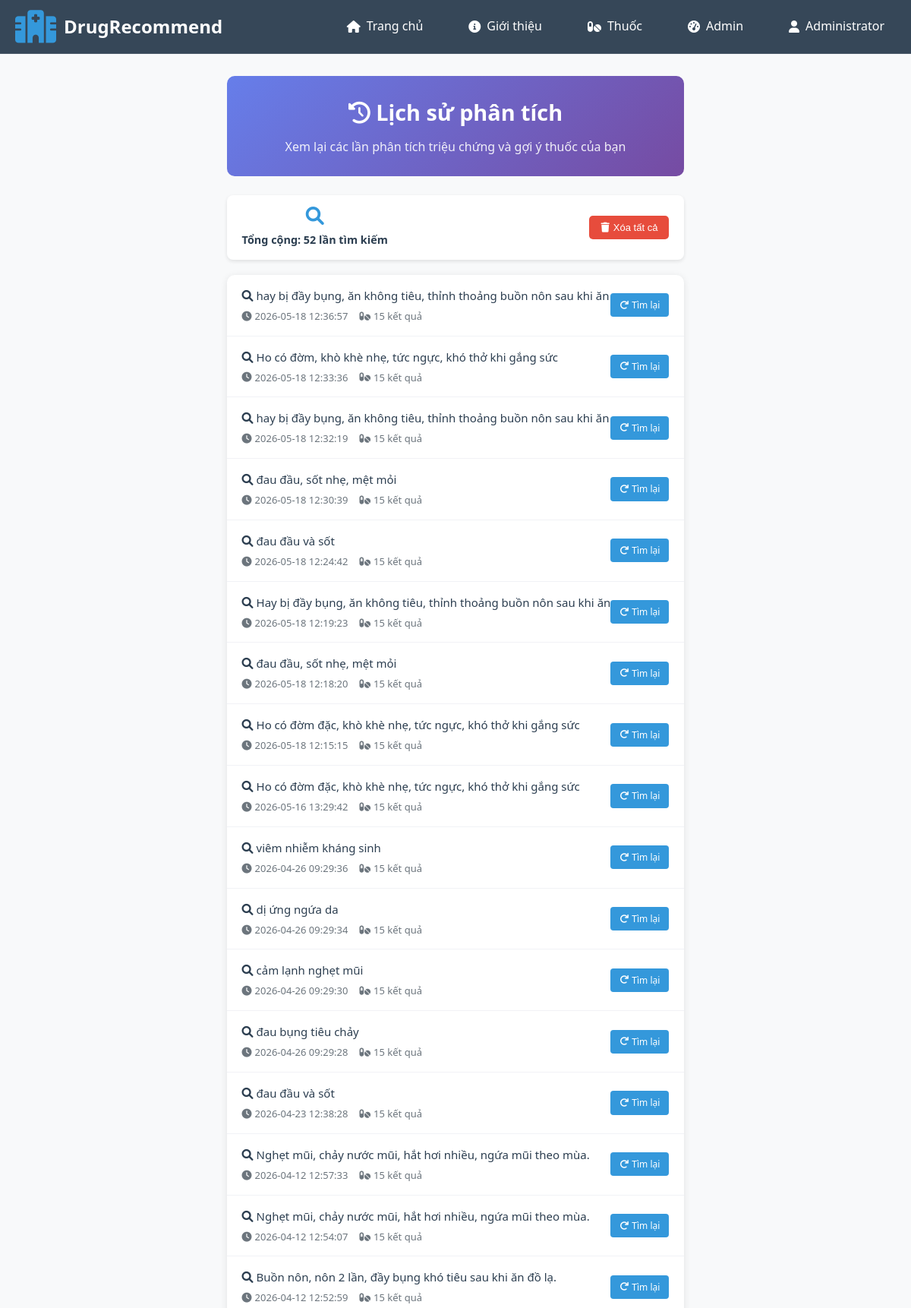
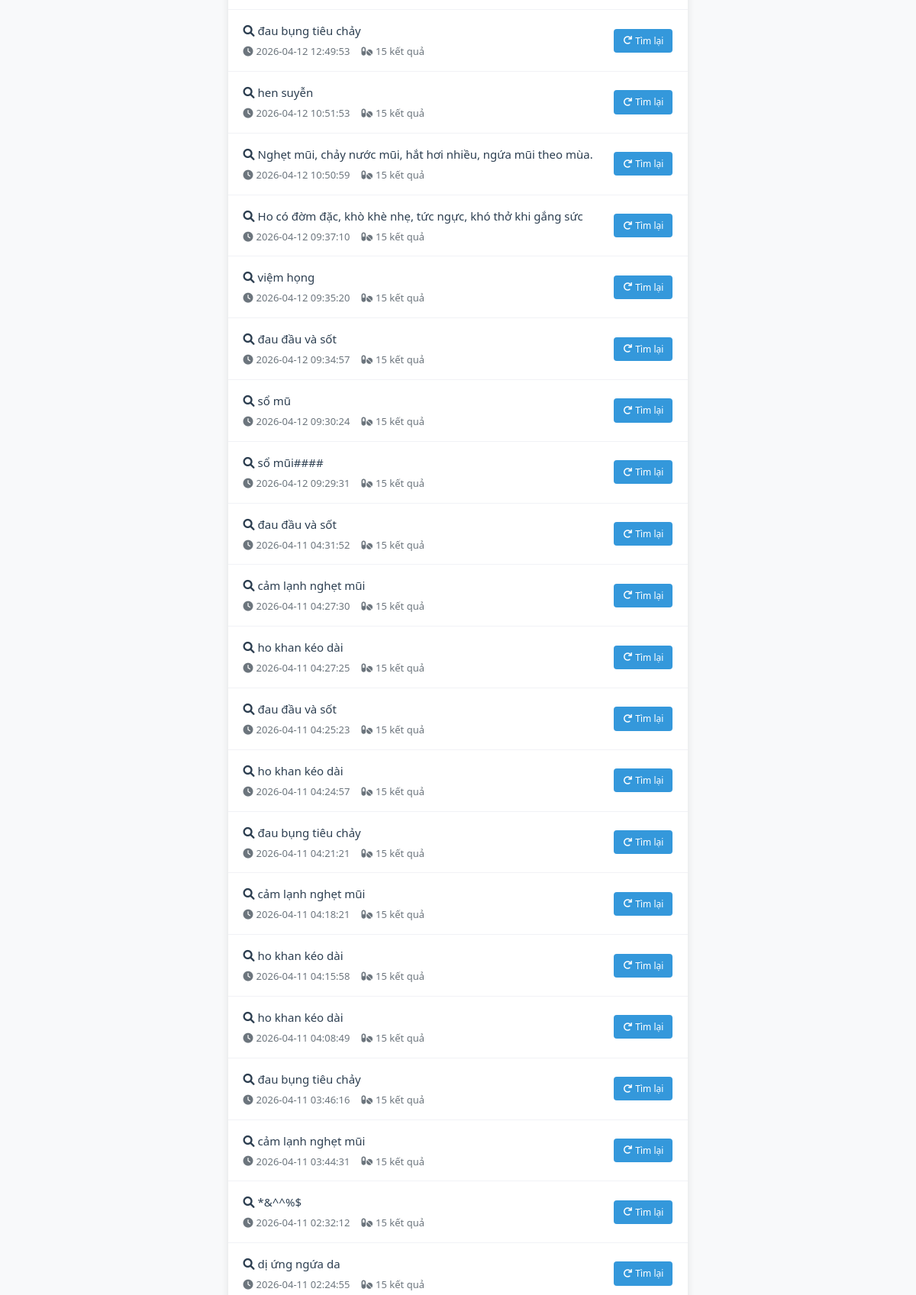
The app's page /search_history (signed in, upper part) with its own data (2 pictures, top to bottom).
### tables this page shows
CREATE TABLE search_logs (
            id INTEGER PRIMARY KEY AUTOINCREMENT,
            user_id INTEGER,
            symptoms TEXT NOT NULL,
            results_count INTEGER,
            search_time TIMESTAMP DEFAULT CURRENT_TIMESTAMP,
            FOREIGN KEY (user_id) REFERENCES users (id)
        );

### app.py (the view)
@app.route('/search_history')
@login_required
def search_history_page():
    try:
        user_id = session['user_id']
        history = get_search_history(user_id, limit=50)
        stats = get_search_statistics(user_id)
        user = {
            'user_id': session['user_id'],
            'username': session['username'],
            'full_name': session['full_name'],
            'role': session['role']
        }
        return render_template('search_history.html',
                             history=history,
                             stats=stats,
                             user=user)
    except Exception as e:
        flash(f'Lỗi tải lịch sử: {str(e)}', 'error')
        return redirect(url_for('index'))

### app.py (called while the page is built)
def login_required(f):
    @wraps(f)
    def decorated_function(*args, **kwargs):
        if 'user_id' not in session:
            flash('Vui lòng đăng nhập để truy cập.', 'warning')
            return redirect(url_for('login'))
        return f(*args, **kwargs)
    return decorated_function

### init.py (called while the page is built)
def get_db():
    conn = sqlite3.connect(DB_PATH)
    conn.row_factory = sqlite3.Row
    return conn

def get_search_history(user_id, limit=50):
    conn = get_db()
    history = conn.execute('''
        SELECT * FROM search_logs
        WHERE user_id = ?
        ORDER BY search_time DESC
        LIMIT ?
    ''', (user_id, limit)).fetchall()
    conn.close()
    return [dict(item) for item in history]

def get_search_statistics(user_id):
    conn = get_db()
    total_searches = conn.execute('''
        SELECT COUNT(*) FROM search_logs WHERE user_id = ?
    ''', (user_id,)).fetchone()[0]
    top_symptoms = conn.execute('''
        SELECT symptoms, COUNT(*) as count
        FROM search_logs
        WHERE user_id = ?
        GROUP BY LOWER(symptoms)
        ORDER BY count DESC
        LIMIT 5
    ''', (user_id,)).fetchall()
    return {
        'total_searches': total_searches,
        'top_symptoms': [dict(item) for item in top_symptoms]
    }

### templates/search_history.html (shortened to what this page needs)
{% extends "layout/base.html" %}
{% block extra_css %}
{{ super() }}
<link rel="stylesheet" href="{{ url_for('static', filename='css/search_history.css') }}">
{% endblock %}
{% block content %}
<div class="history-container">
    <div class="history-header">
        <h1><i class="fas fa-history"></i> Lịch sử phân tích</h1>
        <p>Xem lại các lần phân tích triệu chứng và gợi ý thuốc của bạn</p>
    </div>
    <div class="history-stats">
        <div class="stat-item">
            <i class="fas fa-search"></i>
            <span>Tổng cộng: <strong>{{ stats.total_searches }}</strong> lần tìm kiếm</span>
        </div>
        <button class="clear-btn" onclick="clearHistory()">
            <i class="fas fa-trash"></i> Xóa tất cả
        </button>
    </div>
    {% if history %}
        <div class="history-list">
            {% for item in history %}
            <div class="history-item">
                <div class="search-info">
                    <div class="search-symptoms">
                        <i class="fas fa-search"></i> {{ item.symptoms }}
                    </div>
                    <div class="search-meta">
                        <span>
                            <i class="fas fa-clock"></i> {{ item.search_time }}
                        </span>
                        <span>
                            <i class="fas fa-pills"></i> {{ item.results_count }} kết quả
                        </span>
                    </div>
                </div>
                <div class="history-actions">
                    <a href="{{ url_for('repeat_search', history_id=item.id) }}"
                       class="btn-small btn-primary">
                        <i class="fas fa-redo"></i> Tìm lại
                    </a>
                </div>
            </div>
            {% endfor %}
        </div>
    {% endif %}
</div>
{% endblock %}

### static/css/style.css (style rules this page uses)
* { margin: 0; padding: 0; box-sizing: border-box; }
html, body { margin: 0; padding: 0; width: 100%; overflow-x: hidden; font-family: 'Segoe UI', Tahoma, Geneva, Verdana, sans-serif; line-height: 1.6; color: #333; scroll-behavior: smooth; }
body { background: #f8f9fa; min-height: 100vh; display: flex; flex-direction: column; }
.stat-item { display: flex; flex-direction: column; align-items: center; gap: 8px; transition: transform 0.3s ease; }
.stat-item i { font-size: 1.5em; color: #3498db; }
.stat-item span { font-weight: 600; font-size: 0.9em; }
.btn-primary { background: linear-gradient(45deg, #3498db, #2980b9); color: white; }

### static/css/search_history.css (style rules this page uses)
.history-container { max-width: 900px; margin: 80px auto 40px auto; padding: 20px; }
.history-header { background: linear-gradient(135deg, #667eea 0%, #764ba2 100%); color: white; padding: 25px; border-radius: 10px; margin-bottom: 25px; text-align: center; }
.history-header h1 { margin: 0 0 10px 0; font-size: 1.8em; }
.history-header p { margin: 0; opacity: 0.9; }
.history-stats { background: white; padding: 15px 20px; border-radius: 8px; margin-bottom: 20px; box-shadow: 0 2px 5px rgba(0,0,0,0.1); display: flex; justify-content: space-between; align-items: center; }
.stat-item { display: flex; align-items: center; gap: 8px; color: #2c3e50; }
.stat-item i { color: #3498db; }
.clear-btn { background: #e74c3c; color: white; border: none; padding: 8px 15px; border-radius: 5px; cursor: pointer; font-size: 13px; display: flex; align-items: center; gap: 5px; }
.history-list { background: white; border-radius: 10px; box-shadow: 0 2px 10px rgba(0,0,0,0.1); overflow: hidden; }
.history-item { padding: 15px 20px; border-bottom: 1px solid #f1f2f6; display: flex; justify-content: space-between; align-items: center; transition: background 0.2s ease; }
.search-info { flex: 1; }
.search-symptoms { font-weight: 500; color: #2c3e50; margin-bottom: 5px; font-size: 15px; }
.search-meta { font-size: 13px; color: #6c757d; display: flex; gap: 15px; align-items: center; }
.search-meta span { display: flex; align-items: center; gap: 4px; }
.history-actions { display: flex; gap: 8px; }
.btn-small { padding: 6px 12px; border: none; border-radius: 4px; font-size: 12px; cursor: pointer; text-decoration: none; display: inline-flex; align-items: center; gap: 4px; transition: all 0.2s ease; }
.btn-primary { background: #3498db; color: white; }

### records on screen
search_logs: symptoms "hay bị đầy bụng, ăn không tiêu, thỉnh thoảng buồn nôn sau khi ăn", search_time "2026-05-18 12:36:57", results_count "15"
search_logs: symptoms "Ho có đờm, khò khè nhẹ, tức ngực, khó thở khi gắng sức", search_time "2026-05-18 12:33:36", results_count "15"
search_logs: symptoms "hay bị đầy bụng, ăn không tiêu, thỉnh thoảng buồn nôn sau khi ăn", search_time "2026-05-18 12:32:19", results_count "15"
search_logs: symptoms "đau đầu, sốt nhẹ, mệt mỏi", search_time "2026-05-18 12:30:39", results_count "15"
search_logs: symptoms "đau đầu và sốt", search_time "2026-05-18 12:24:42", results_count "15"
search_logs: symptoms "Hay bị đầy bụng, ăn không tiêu, thỉnh thoảng buồn nôn sau khi ăn", search_time "2026-05-18 12:19:23", results_count "15"
search_logs: symptoms "đau đầu, sốt nhẹ, mệt mỏi", search_time "2026-05-18 12:18:20", results_count "15"
search_logs: symptoms "Ho có đờm đặc, khò khè nhẹ, tức ngực, khó thở khi gắng sức", search_time "2026-05-18 12:15:15", results_count "15"
search_logs: symptoms "Ho có đờm đặc, khò khè nhẹ, tức ngực, khó thở khi gắng sức", search_time "2026-05-16 13:29:42", results_count "15"
search_logs: symptoms "viêm nhiễm kháng sinh", search_time "2026-04-26 09:29:36", results_count "15"
search_logs: symptoms "dị ứng ngứa da", search_time "2026-04-26 09:29:34", results_count "15"
search_logs: symptoms "cảm lạnh nghẹt mũi", search_time "2026-04-26 09:29:30", results_count "15"
search_logs: symptoms "đau bụng tiêu chảy", search_time "2026-04-26 09:29:28", results_count "15"
search_logs: symptoms "đau đầu và sốt", search_time "2026-04-23 12:38:28", results_count "15"
search_logs: symptoms "Nghẹt mũi, chảy nước mũi, hắt hơi nhiều, ngứa mũi theo mùa.", search_time "2026-04-12 12:57:33", results_count "15"
search_logs: symptoms "Nghẹt mũi, chảy nước mũi, hắt hơi nhiều, ngứa mũi theo mùa.", search_time "2026-04-12 12:54:07", results_count "15"
search_logs: symptoms "Buồn nôn, nôn 2 lần, đầy bụng khó tiêu sau khi ăn đồ lạ.", search_time "2026-04-12 12:52:59", results_count "15"
search_logs: symptoms "đau bụng tiêu chảy", search_time "2026-04-12 12:49:53", results_count "15"
search_logs: symptoms "hen suyễn", search_time "2026-04-12 10:51:53", results_count "15"
search_logs: symptoms "Nghẹt mũi, chảy nước mũi, hắt hơi nhiều, ngứa mũi theo mùa.", search_time "2026-04-12 10:50:59", results_count "15"
search_logs: symptoms "Ho có đờm đặc, khò khè nhẹ, tức ngực, khó thở khi gắng sức", search_time "2026-04-12 09:37:10", results_count "15"
search_logs: symptoms "việm họng", search_time "2026-04-12 09:35:20", results_count "15"
search_logs: symptoms "đau đầu và sốt", search_time "2026-04-12 09:34:57", results_count "15"
search_logs: symptoms "sổ mũ", search_time "2026-04-12 09:30:24", results_count "15"
search_logs: symptoms "sổ mũi####", search_time "2026-04-12 09:29:31", results_count "15"
search_logs: symptoms "đau đầu và sốt", search_time "2026-04-11 04:31:52", results_count "15"
search_logs: symptoms "cảm lạnh nghẹt mũi", search_time "2026-04-11 04:27:30", results_count "15"
search_logs: symptoms "ho khan kéo dài", search_time "2026-04-11 04:27:25", results_count "15"
search_logs: symptoms "đau đầu và sốt", search_time "2026-04-11 04:25:23", results_count "15"
search_logs: symptoms "ho khan kéo dài", search_time "2026-04-11 04:24:57", results_count "15"
search_logs: symptoms "đau bụng tiêu chảy", search_time "2026-04-11 04:21:21", results_count "15"
search_logs: symptoms "cảm lạnh nghẹt mũi", search_time "2026-04-11 04:18:21", results_count "15"
search_logs: symptoms "ho khan kéo dài", search_time "2026-04-11 04:15:58", results_count "15"
search_logs: symptoms "ho khan kéo dài", search_time "2026-04-11 04:08:49", results_count "15"
search_logs: symptoms "đau bụng tiêu chảy", search_time "2026-04-11 03:46:16", results_count "15"
search_logs: symptoms "cảm lạnh nghẹt mũi", search_time "2026-04-11 03:44:31", results_count "15"
search_logs: symptoms "*&^^%$", search_time "2026-04-11 02:32:12", results_count "15"
search_logs: symptoms "dị ứng ngứa da", search_time "2026-04-11 02:24:55", results_count "15"

### other values on screen
{{ user.full_name }} "Administrator"
{{ stats.total_searches }} "52"
